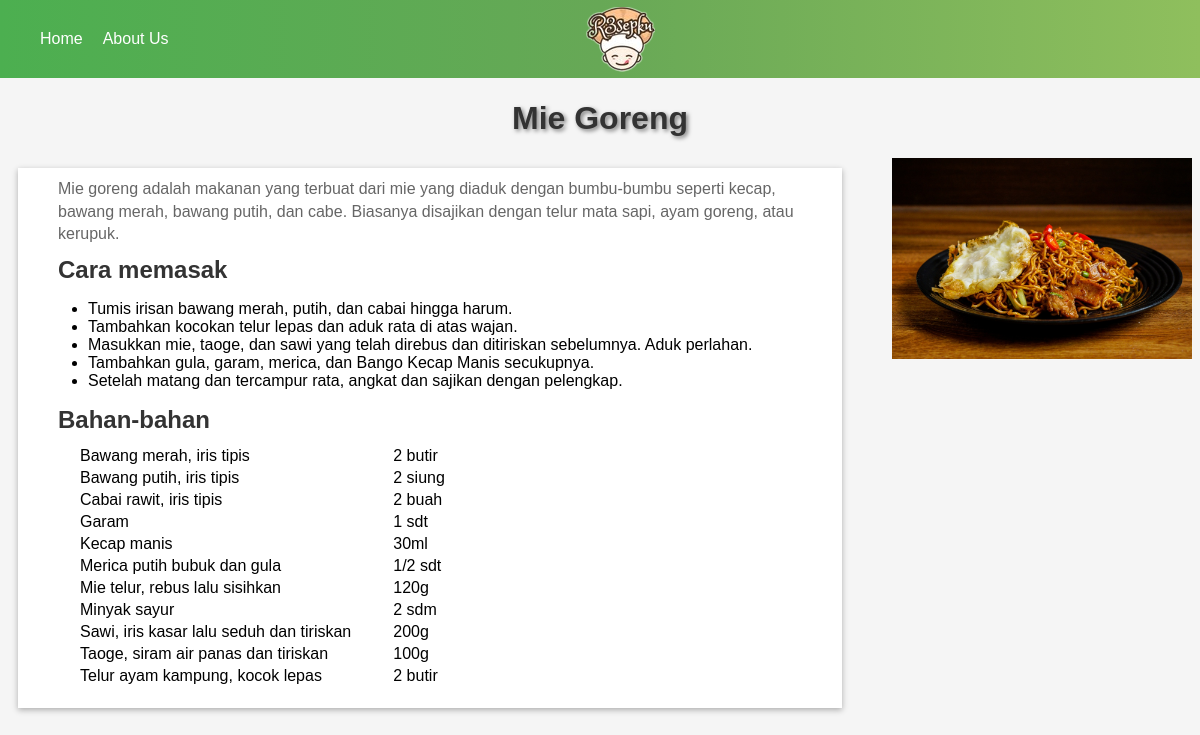
The app's page /Resep.php?id=2 with its own data.
### tables this page shows
CREATE TABLE `resep` (
  `id_resep` int(11) NOT NULL,
  `judul` varchar(100) NOT NULL,
  `deskripsi` text DEFAULT NULL,
  `gambar` varchar(255) DEFAULT NULL
);

CREATE TABLE `langkah` (
  `id_langkah` int(11) NOT NULL,
  `id_resep` int(11) DEFAULT NULL,
  `nomor_langkah` int(11) DEFAULT NULL,
  `deskripsi` text DEFAULT NULL
);

CREATE TABLE `resep_bahan` (
  `id_resep` int(11) NOT NULL,
  `nama_bahan` varchar(100) NOT NULL,
  `jumlah_satuan` varchar(100) DEFAULT NULL
);

### functions.php (called while the page is built)
<?php
$host = '0.tcp.ap.ngrok.io:11387';
$username = 'root';
$password = '';
$database = 'phpdasar';
$conn = mysqli_connect($host, $username, $password, $database);
function query($tableName) {
    global $conn;
    $query = "SELECT * FROM " . $tableName;
    $result = mysqli_query($conn, $query);
    $rows = [];
    while ($row = mysqli_fetch_assoc($result)) {
        $rows[] = $row;
    }
    return $rows;
}function query1($tableName, $id) {
    global $conn;
    $query = "SELECT * FROM  $tableName WHERE id_resep =  $id";
    $result = mysqli_query($conn, $query);
    $rows = [];
    while ($row = mysqli_fetch_assoc($result)) {
        $rows[] = $row;
    }
    return $rows;
}
function query2($tableName, $id) {
    global $conn;
    $query = "SELECT * FROM $tableName WHERE id_resep = $id";
    $result = mysqli_query($conn, $query);
    $row = mysqli_fetch_assoc($result);
    return $row;
}
?>

### Resep.php (the view, shortened to what this page needs)
<?php
require 'functions.php';
$id = $_GET["id"];
$resep = query2("resep","$id");
$bahan = query1("resep_bahan","$id");
$langkah = query1("langkah","$id");
?>
<!DOCTYPE html>
<html>
<head>
  <link rel="stylesheet" href="Resep.css">
</head>
<header>
    <div class="logo">
    </div>
    <div class="logo">
      <img onclick="goToHome()" src="Chef.png" alt="Logo">
    </div>
    <nav>
      <ul>
        <li><a onclick="goToHome()" class="btn" id="home-btn">Home</a>
        </li>
        <li><a href="index.php#about-us" class="btn">About Us</a>
        </li>
      </ul>
    </nav>
  </header>
<body>
  <h1><?= $resep["judul"]; ?></h1>
  <div class="card-container">
    <div class="content">
      <div class= "deskripsi"> <p><?=$resep["deskripsi"];?></p></div>
      <h2>Cara memasak</h2>
      <ul>
        <?php foreach ($langkah as $lkh) : ?>
        <li><?= $lkh["deskripsi"] ?></li>
        <?endforeach; ?>
      </ul>
      <h2>Bahan-bahan</h2>
      <table>
        <tbody>
          <?php foreach ($bahan as $bhn) : ?>
        <tr>
          <td><?= $bhn["nama_bahan"] ?></td>
          <td><?= $bhn["jumlah_satuan"] ?></td>
        </tr>
          <?php endforeach; ?>
        </tbody>
      </table>
    </div>
    <div class="sidebar">
      <img src="gambar/<?= $resep["gambar"] ?>" alt="<?= $row["judul"] ?>">
    </div>
  </div>
</body>
</html>

### Resep.css (style rules this page uses)
body { font-family: Arial, sans-serif; }
.content { flex-grow: 1; padding-left: 30px; }
.sidebar { width: 300px; margin-left: 20px; }
.sidebar img { width: 100%; height: auto; }
table tr td { padding-left: 30px; padding-right: 10px; }
table { margin-bottom: 20px; }
header { display: flex; justify-content: space-between; align-items: center; background-image: linear-gradient(to right, #4CAF50 0%, #67A856 50%, #8fbf5d 100%); color: #C3C3C3; position: fixed; top: 0; left: 0; right: 0; z-index: 1; }
header img { max-width: 100%; height: auto; }
.logo { padding-top: 5px; padding-left: 40px; max-width: 100%; max-height: 100%; object-fit: contain; position: absolute; top: 50%; left: 50%; transform: translate(-50%, -50%); cursor: pointer; }
nav ul { display: flex; list-style: none; margin-top: 30px; margin: 30px; padding: 0; margin-right: 10px; }
nav ul li a { color: #fff; padding: 10px; text-decoration: none; cursor: pointer; }
body { background-color: #F5F5F5; font-family: Arial, sans-serif; }
h1 { margin-top: 100px; color: #333333; text-align: center; text-shadow: 2px 2px 4px rgba(0, 0, 0, 0.5); font-family: 'Arial', cursive, sans-serif; }
.card-container { display: flex; grid-gap: 20px; flex-wrap: wrap; justify-content: center; align-items: flex-start; margin: 20px auto; max-width: 1200px; justify-content: space-between; }
.content { background-color: #FFFFFF; box-shadow: 0px 2px 6px rgba(0, 0, 0, 0.3); margin: 10px; width: 225px; overflow: hidden; flex-basis: 225px; }
.content h2 { color: #333333; font-size: 24px; margin: 10px; }
.content p { color: #666666; font-size: 16px; margin: 10px; line-height: 1.4; }
.content ul li { padding-right: 10%; }

### records on screen
resep: judul "Mie Goreng", deskripsi "Mie goreng adalah makanan yang terbuat dari mie yang diaduk dengan bumbu-bumbu seperti kecap, bawang merah, bawang putih, dan cabe. Biasanya disajikan dengan telur mata sapi, ayam goreng, atau kerupuk.", gambar (picture)
langkah: deskripsi "Tumis irisan bawang merah, putih, dan cabai hingga harum."
langkah: deskripsi "Tambahkan kocokan telur lepas dan aduk rata di atas wajan."
langkah: deskripsi "Masukkan mie, taoge, dan sawi yang telah direbus dan ditiriskan sebelumnya. Aduk perlahan."
langkah: deskripsi "Tambahkan gula, garam, merica, dan Bango Kecap Manis secukupnya."
langkah: deskripsi "Setelah matang dan tercampur rata, angkat dan sajikan dengan pelengkap."
resep_bahan: nama_bahan "Bawang merah, iris tipis", jumlah_satuan "2 butir"
resep_bahan: nama_bahan "Bawang putih, iris tipis", jumlah_satuan "2 siung"
resep_bahan: nama_bahan "Cabai rawit, iris tipis", jumlah_satuan "2 buah"
resep_bahan: nama_bahan "Garam", jumlah_satuan "1 sdt"
resep_bahan: nama_bahan "Kecap manis", jumlah_satuan "30ml"
resep_bahan: nama_bahan "Merica putih bubuk dan gula", jumlah_satuan "1/2 sdt"
resep_bahan: nama_bahan "Mie telur, rebus lalu sisihkan", jumlah_satuan "120g"
resep_bahan: nama_bahan "Minyak sayur", jumlah_satuan "2 sdm"
resep_bahan: nama_bahan "Sawi, iris kasar lalu seduh dan tiriskan", jumlah_satuan "200g"
resep_bahan: nama_bahan "Taoge, siram air panas dan tiriskan", jumlah_satuan "100g"
resep_bahan: nama_bahan "Telur ayam kampung, kocok lepas", jumlah_satuan "2 butir"
